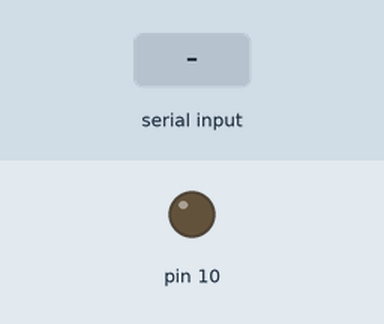
The sketch below on a simulated Arduino Uno, built with avr-gcc and run on an emulated ATmega328P. Shown: output pins drawn as LEDs (lit = HIGH). The test bench sets the inputs (shaded band).

Above: at 1.2 s.
1.3 s: "90,45\n" received over Serial
At 3.2 s:
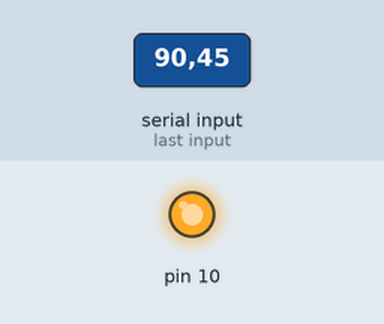
3.8 s: "0\n" received over Serial
At 6.0 s:
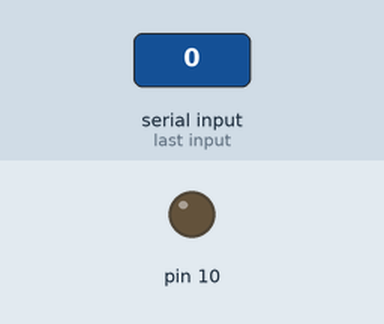
6.3 s: "30,150\n" received over Serial
At 8.2 s:
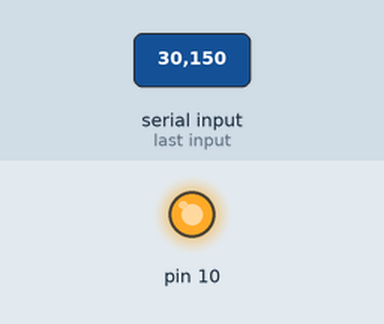
Timing chart, 0 to 9.7 s (numbered marks = the images above; inputs shaded):
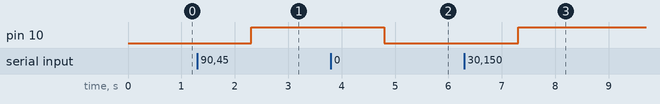

Measured:
- after the input at 1.3 s, pin 10: LOW → HIGH after 1.0 s
- after the input at 3.8 s, pin 10: HIGH → LOW after 1.0 s
- after the input at 6.3 s, pin 10: LOW → HIGH after 1.0 s

The sketch:

22_serial_int_ledka.ino
```cpp
String receivedChar;
 int hodnota;

void setup() {
 Serial.begin(9600);
 pinMode(10, OUTPUT);

}

void loop() {
 recvOneChar();

}

void recvOneChar() {

 if (Serial.available() > 0)
 {
   receivedChar =Serial.readString();
   hodnota=receivedChar.toInt();

  if  (hodnota >= 1) digitalWrite(10, HIGH);
  if(hodnota == 0) digitalWrite(10, LOW);
 }

}
```
